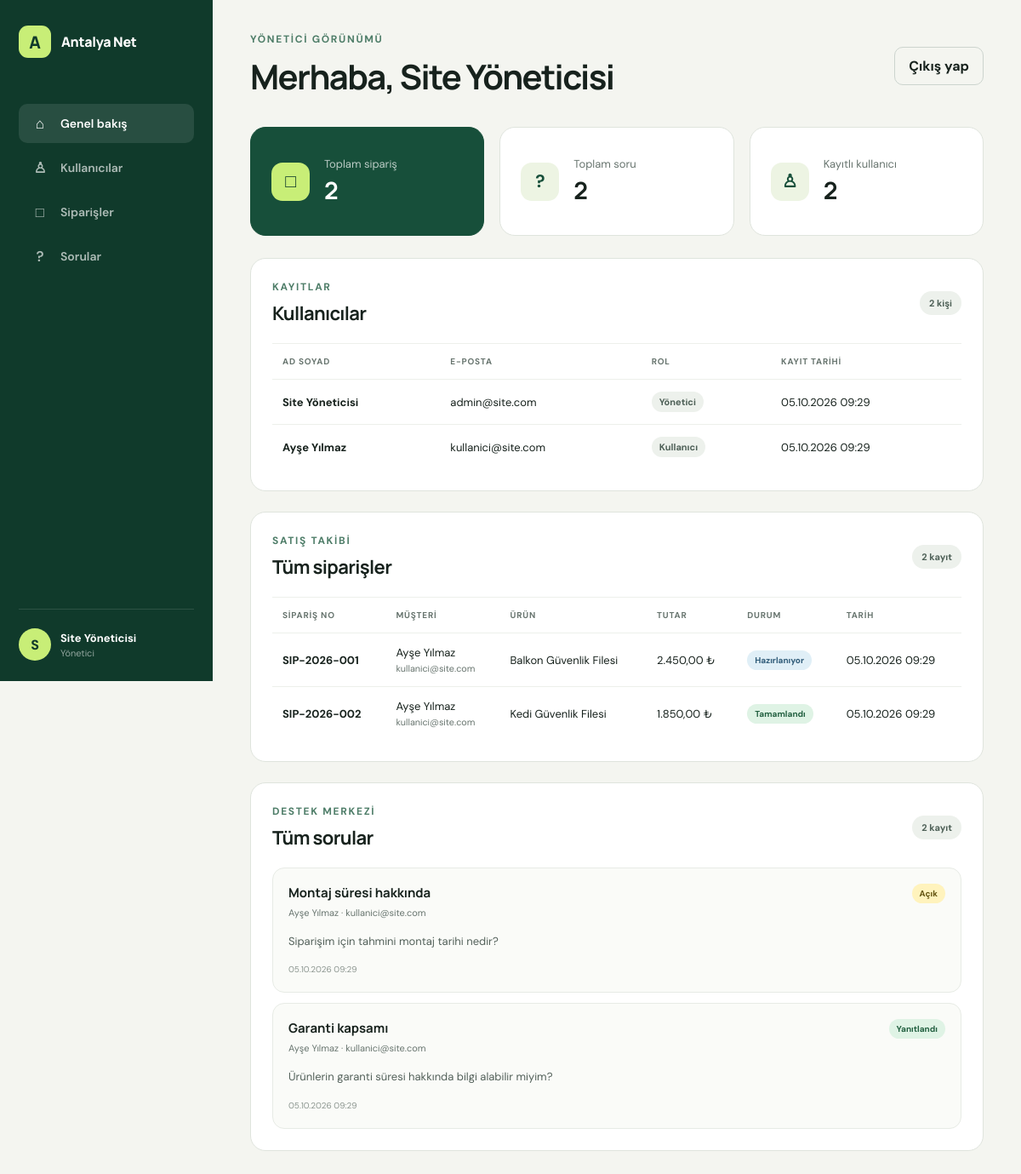
Page /admin/dashboard.php (signed in) on the committed database.
### tables this page shows
CREATE TABLE users (
    id INT UNSIGNED AUTO_INCREMENT PRIMARY KEY,
    name VARCHAR(100) NOT NULL,
    email VARCHAR(190) NOT NULL UNIQUE,
    password_hash VARCHAR(255) NOT NULL,
    role ENUM('admin', 'user') NOT NULL DEFAULT 'user',
    created_at TIMESTAMP NOT NULL DEFAULT CURRENT_TIMESTAMP
);

CREATE TABLE orders (
    id INT UNSIGNED AUTO_INCREMENT PRIMARY KEY,
    user_id INT UNSIGNED NOT NULL,
    order_no VARCHAR(30) NOT NULL UNIQUE,
    product_name VARCHAR(150) NOT NULL,
    amount DECIMAL(10, 2) NOT NULL DEFAULT 0.00,
    status ENUM('pending', 'processing', 'completed', 'cancelled')
        NOT NULL DEFAULT 'pending',
    created_at TIMESTAMP NOT NULL DEFAULT CURRENT_TIMESTAMP,
    INDEX idx_orders_user_id (user_id),
    CONSTRAINT fk_orders_user
        FOREIGN KEY (user_id) REFERENCES users(id)
        ON UPDATE CASCADE
        ON DELETE CASCADE
);

CREATE TABLE questions (
    id INT UNSIGNED AUTO_INCREMENT PRIMARY KEY,
    user_id INT UNSIGNED NOT NULL,
    subject VARCHAR(150) NOT NULL,
    message TEXT NOT NULL,
    status ENUM('open', 'answered', 'closed') NOT NULL DEFAULT 'open',
    created_at TIMESTAMP NOT NULL DEFAULT CURRENT_TIMESTAMP,
    INDEX idx_questions_user_id (user_id),
    CONSTRAINT fk_questions_user
        FOREIGN KEY (user_id) REFERENCES users(id)
        ON UPDATE CASCADE
        ON DELETE CASCADE
);

### admin/auth.php (called while the page is built, shortened)
<?php
function e(?string $value): string
{
    return htmlspecialchars($value ?? '', ENT_QUOTES | ENT_SUBSTITUTE, 'UTF-8');
}
function isAdmin(): bool
{
    return ($_SESSION['role'] ?? '') === 'admin';
}

### admin/dashboard.php (the view, shortened to what this page needs)
<?php
require_once __DIR__ . '/auth.php';
$pdo = db();
$admin = isAdmin();
if ($admin) {
    $users = $pdo->query(
        'SELECT id, name, email, role, created_at
         FROM users
         ORDER BY created_at DESC'
    )->fetchAll();
    $orders = $pdo->query(
        'SELECT orders.id, orders.order_no, orders.product_name, orders.amount,
                orders.status, orders.created_at, users.name AS user_name,
                users.email AS user_email
         FROM orders
         INNER JOIN users ON users.id = orders.user_id
         ORDER BY orders.created_at DESC'
    )->fetchAll();
    $questions = $pdo->query(
        'SELECT questions.id, questions.subject, questions.message,
                questions.status, questions.created_at, users.name AS user_name,
                users.email AS user_email
         FROM questions
         INNER JOIN users ON users.id = questions.user_id
         ORDER BY questions.created_at DESC'
    )->fetchAll();
}
function statusLabel(string $status): string
{
    $labels = [
        'pending' => 'Bekliyor',
        'processing' => 'Hazırlanıyor',
        'completed' => 'Tamamlandı',
        'cancelled' => 'İptal',
        'open' => 'Açık',
        'answered' => 'Yanıtlandı',
        'closed' => 'Kapalı',
    ];
    return $labels[$status] ?? $status;
}
function formatDate(string $date): string
{
    return date('d.m.Y H:i', strtotime($date));
}
?>
<!doctype html>
<html lang="tr">
<head>
    <link rel="stylesheet" href="styles.css">
</head>
<body class="dashboard-page">
    <div class="dashboard-shell">
        <aside class="sidebar">
            <a class="brand" href="dashboard.php">
                <span class="brand-mark" aria-hidden="true">A</span>
                <span>Antalya Net</span>
            </a>
            <nav aria-label="Panel menüsü">
                <a class="nav-link active" href="#overview"><span aria-hidden="true">⌂</span> Genel bakış</a>
                <?php if ($admin): ?>
                    <a class="nav-link" href="#users"><span aria-hidden="true">♙</span> Kullanıcılar</a>
                <?php endif; ?>
                <a class="nav-link" href="#orders"><span aria-hidden="true">□</span> Siparişler</a>
                <a class="nav-link" href="#questions"><span aria-hidden="true">?</span> Sorular</a>
            </nav>
            <div class="sidebar-user">
                <div class="avatar"><?= e(mb_strtoupper(mb_substr((string) $_SESSION['name'], 0, 1))) ?></div>
                <div>
                    <strong><?= e((string) $_SESSION['name']) ?></strong>
                    <span><?= $admin ? 'Yönetici' : 'Kullanıcı' ?></span>
                </div>
            </div>
        </aside>
        <main class="dashboard-main">
            <header class="topbar">
                <div>
                    <p class="eyebrow"><?= $admin ? 'Yönetici görünümü' : 'Hesabım' ?></p>
                    <h1>Merhaba, <?= e((string) $_SESSION['name']) ?></h1>
                </div>
                <form method="post" action="logout.php">
                    <button type="submit" class="logout-button">Çıkış yap</button>
                </form>
            </header>
            <section id="overview" class="summary-grid" aria-label="Özet bilgiler">
                <article class="summary-card accent-card">
                    <span class="summary-icon" aria-hidden="true">□</span>
                    <div>
                        <p><?= $admin ? 'Toplam sipariş' : 'Siparişlerim' ?></p>
                        <strong><?= count($orders) ?></strong>
                    </div>
                </article>
                <article class="summary-card">
                    <span class="summary-icon" aria-hidden="true">?</span>
                    <div>
                        <p><?= $admin ? 'Toplam soru' : 'Sorularım' ?></p>
                        <strong><?= count($questions) ?></strong>
                    </div>
                </article>
                <article class="summary-card">
                    <span class="summary-icon" aria-hidden="true"><?= $admin ? '♙' : '✓' ?></span>
                    <div>
                        <p><?= $admin ? 'Kayıtlı kullanıcı' : 'Hesap türü' ?></p>
                        <strong><?= $admin ? count($users) : 'Standart' ?></strong>
                    </div>
                </article>
            </section>
            <?php if ($admin): ?>
                <section id="users" class="panel-section">
                    <div class="section-heading">
                        <div>
                            <p class="eyebrow">Kayıtlar</p>
                            <h2>Kullanıcılar</h2>
                        </div>
                        <span class="count-pill"><?= count($users) ?> kişi</span>
                    </div>
                    <div class="table-wrap">
                        <table>
                            <thead>
                                <tr>
                                    <th>Ad soyad</th>
                                    <th>E-posta</th>
                                    <th>Rol</th>
                                    <th>Kayıt tarihi</th>
                                </tr>
                            </thead>
                            <tbody>
                                <?php foreach ($users as $user): ?>
                                    <tr>
                                        <td><strong><?= e($user['name']) ?></strong></td>
                                        <td><?= e($user['email']) ?></td>
                                        <td><span class="role-badge"><?= $user['role'] === 'admin' ? 'Yönetici' : 'Kullanıcı' ?></span></td>
                                        <td><?= e(formatDate($user['created_at'])) ?></td>
                                    </tr>
                                <?php endforeach; ?>
                            </tbody>
                        </table>
                    </div>
                </section>
            <?php endif; ?>
            <section id="orders" class="panel-section">
                <div class="section-heading">
                    <div>
                        <p class="eyebrow">Satış takibi</p>
                        <h2><?= $admin ? 'Tüm siparişler' : 'Siparişlerim' ?></h2>
                    </div>
                    <span class="count-pill"><?= count($orders) ?> kayıt</span>
                </div>
                <div class="table-wrap">
                    <table>
                        <thead>
                            <tr>
                                <th>Sipariş no</th>
                                <?php if ($admin): ?><th>Müşteri</th><?php endif; ?>
                                <th>Ürün</th>
                                <th>Tutar</th>
                                <th>Durum</th>
                                <th>Tarih</th>
                            </tr>
                        </thead>
                        <tbody>
                            <?php foreach ($orders as $order): ?>
                                <tr>
                                    <td><strong><?= e($order['order_no']) ?></strong></td>
                                    <?php if ($admin): ?>
                                        <td><?= e($order['user_name']) ?><small><?= e($order['user_email']) ?></small></td>
                                    <?php endif; ?>
                                    <td><?= e($order['product_name']) ?></td>
                                    <td><?= number_format((float) $order['amount'], 2, ',', '.') ?> ₺</td>
                                    <td><span class="status status-<?= e($order['status']) ?>"><?= e(statusLabel($order['status'])) ?></span></td>
                                    <td><?= e(formatDate($order['created_at'])) ?></td>
                                </tr>
                            <?php endforeach; ?>
                        </tbody>
                    </table>
                </div>
            </section>
            <section id="questions" class="panel-section">
                <div class="section-heading">
                    <div>
                        <p class="eyebrow">Destek merkezi</p>
                        <h2><?= $admin ? 'Tüm sorular' : 'Sorularım' ?></h2>
                    </div>
                    <span class="count-pill"><?= count($questions) ?> kayıt</span>
                </div>
                <div class="question-list">
                    <?php foreach ($questions as $question): ?>
                        <article class="question-card">
                            <div class="question-head">
                                <div>
                                    <h3><?= e($question['subject']) ?></h3>
                                    <?php if ($admin): ?>
                                        <p><?= e($question['user_name']) ?> · <?= e($question['user_email']) ?></p>
                                    <?php endif; ?>
                                </div>
                                <span class="status status-<?= e($question['status']) ?>"><?= e(statusLabel($question['status'])) ?></span>
                            </div>
                            <p><?= nl2br(e($question['message'])) ?></p>
                            <time datetime="<?= e($question['created_at']) ?>"><?= e(formatDate($question['created_at'])) ?></time>
                        </article>
                    <?php endforeach; ?>
                </div>
            </section>
        </main>
    </div>
</body>
</html>

### rows in the picture
users: name "Site Yöneticisi", email "admin@site.com", role "Yönetici", created_at "05.10.2026 09:29"
users: name "Ayşe Yılmaz", email "kullanici@site.com", role "Kullanıcı", created_at "05.10.2026 09:29"
orders: order_no "SIP-2026-001", user.name "Ayşe Yılmaz", user.email "kullanici@site.com", product_name "Balkon Güvenlik Filesi", amount "2.450,00", status "Hazırlanıyor", created_at "05.10.2026 09:29"
orders: order_no "SIP-2026-002", user.name "Ayşe Yılmaz", user.email "kullanici@site.com", product_name "Kedi Güvenlik Filesi", amount "1.850,00", status "Tamamlandı", created_at "05.10.2026 09:29"
questions: subject "Montaj süresi hakkında", user.name "Ayşe Yılmaz", user.email "kullanici@site.com", status "Açık", message "Siparişim için tahmini montaj tarihi nedir?", created_at "05.10.2026 09:29"
questions: subject "Garanti kapsamı", user.name "Ayşe Yılmaz", user.email "kullanici@site.com", status "Yanıtlandı", message "Ürünlerin garanti süresi hakkında bilgi alabilir miyim?", created_at "05.10.2026 09:29"

### other values in the picture
mb_strtoupper(mb_substr((string) $_SESSION['name'], 0, 1)) "S"
$_SESSION['name'] "Site Yöneticisi"
count($orders) "2"
count($questions) "2"
count($users) "2"
